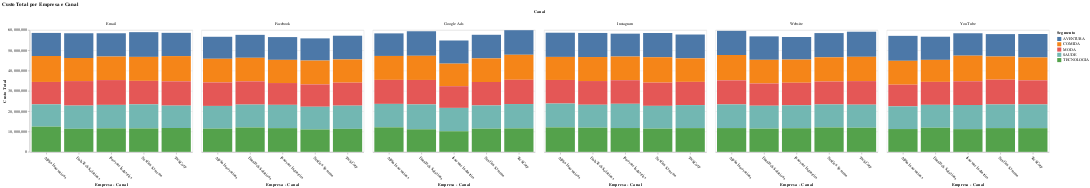

Notebook code cell kept with this figure:
### Markdown cell above
## Gráficos dos dados em Altair_saver

### Code cell
# Transformar o índice multinível em colunas
grupo_empresa_reset = grupo_empresa.reset_index()

# Criar um gráfico Altair
chart = alt.Chart(grupo_empresa_reset).mark_bar().encode(
    x=alt.X('empresa:N', title='Empresa - Canal', axis=alt.Axis(labelAngle=45)),
    y=alt.Y('sum(custo):Q', title='Custo Total'),
    color=alt.Color('segmento:N', title='Segmento'),
    column=alt.Column('canal:N', title='Canal')
).properties(
    width=alt.Step(80),  # Largura das colunas
    title='Custo Total por Empresa e Canal'
)

# Exibir o gráfico
chart

### Figure 1 — Vega-Lite specification as saved in the notebook (floating-point values rounded to 4 significant figures; data arrays with more than 128 entries replaced by an {"elided": "..."} marker saying what was removed)
{"config": {"view": {"continuousWidth": 400, "continuousHeight": 300}}, "data": {"name": "data-91a2295d2ed1881e5ab181e57b15036f"}, "mark": "bar", "encoding": {"color": {"field": "segmento", "title": "Segmento", "type": "nominal"}, "column": {"field": "canal", "title": "Canal", "type": "nominal"}, "x": {"axis": {"labelAngle": 45}, "field": "empresa", "title": "Empresa - Canal", "type": "nominal"}, "y": {"aggregate": "sum", "field": "custo", "title": "Custo Total", "type": "quantitative"}}, "title": "Custo Total por Empresa e Canal", "width": {"step": 80}, "$schema": "https://vega.github.io/schema/vega-lite/v4.17.0.json", "datasets": {"data-91a2295d2ed1881e5ab181e57b15036f": {"elided": "150 records"}}}
